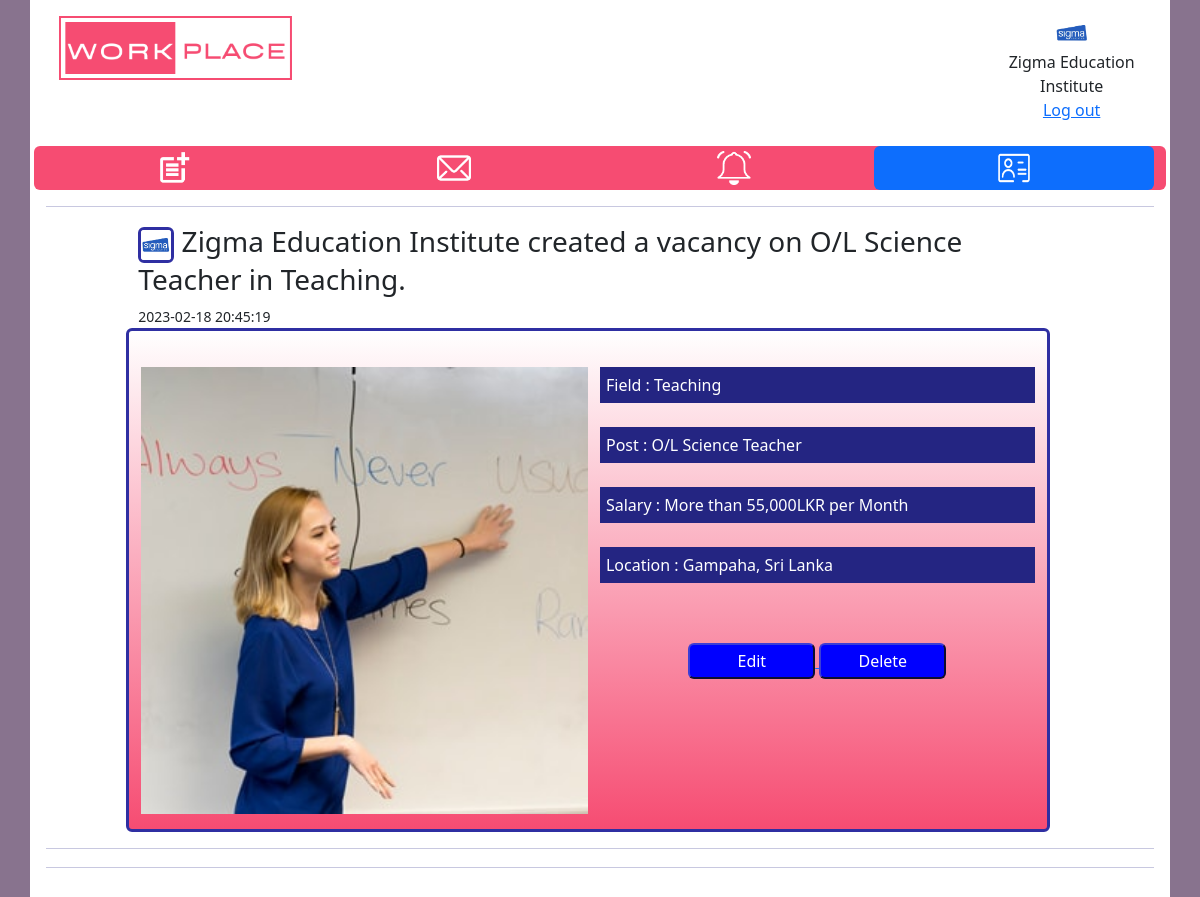
Page /mypost/bb7fc1cdca47490c82df971807912d04/ on the committed database.
### WorkplaceApp/models.py (models this page shows)
class companyDataTable(models.Model):
    comid = models.UUIDField(default=uuid.uuid4, primary_key=True, editable=False, unique=True)
    companyname = models.CharField(max_length=100)
    comregno = models.CharField(max_length=500)
    address = models.TextField(blank=True, null=True)
    email = models.CharField(max_length=200)
    tel = models.CharField(max_length=50)
    preffield = models.CharField(max_length=300)
    linkedin = models.CharField(blank=True, null=True, max_length=1000)
    createtimestamp = models.DateTimeField(auto_now_add=True)
    updatetimestamp = models.DateTimeField(auto_now_add=True)
    profilepic = models.ImageField(null=True, blank=True)
    username = models.CharField(unique=True, max_length=200)
    password = models.CharField(max_length=100)

class flyerdata(models.Model):
    flyerid = models.UUIDField(default=uuid.uuid4, primary_key=True, editable=False, unique=True)
    company = models.ForeignKey(companyDataTable, on_delete=models.CASCADE, null=True, blank=True)
    jobfield = models.CharField(max_length=100)
    jobpost = models.CharField(max_length=100)
    salary = models.CharField(max_length=50)
    location = models.CharField(max_length=1000)
    flyerimage = models.ImageField()
    createtimestamp = models.CharField(max_length=30)
    updatetimestamp = models.CharField(max_length=30)

### WorkplaceApp/views.py (the view)
# urls.py: path('mypost/<str:comid>/', views.mypost, name="mypost"),
def mypost(request, comid):
    comdb = companyDataTable.objects.get(comid=comid)
    flyers = flyerdata.objects.filter(company=comdb)
    return render(request, "company/mypost.html",{'comdb':comdb, 'flyers':flyers})

### template/company/mypost.html (shortened to what this page needs)
<!DOCTYPE html>
<html>
<head>
	{% load static %}
	<link href="https://cdn.jsdelivr.net/npm/bootstrap@5.2.3/dist/css/bootstrap.min.css" rel="stylesheet">
  	<link href="{% static 'css/style.css' %} " rel="stylesheet">
</head>
<body style="background-color: #88738E;">
		<div class="container p-3" style="background-color: #ffffff;">
			<div class="row header">
				<div class="col-3 col-sm-3">
				<img src="{% static 'images/WorkplaceIcon.png' %}" alt="Company Logo" style=" height: 64px; width: auto;" class="companyLogo">
				</div>
				<div class="col-7 col-sm-7">
				</div>
				<div class="col-2 col-sm-2">
				<img src="{{comdb.profilepic.url}}" alt="User Icon" style="width: 34px; height: 34px;" class="usericon rounded-pill "><br>{{comdb.companyname}}<br><a href="{% url 'logout' %}">Log out</a>
				</div>
			</div>
			<br>
			<div class="row sticky">
			  <ul class="nav nav-pills nav-justified navbarclr">
			    <li class="nav-item">
			      <a class="nav-link" href="{% url 'addpost' comdb.comid %}"> <img src="{% static 'images/icon/addpost.png' %}"  alt="Add Posts" style="width: 34px; height: 34px;" class="btnicon"> </a>
			    </li>
			    <li class="nav-item">
			      <a class="nav-link" href="{% url 'commsg' comdb.comid %}"><img src="{% static 'images/icon/msgwhite.png' %}" alt="Messages" style="width: 34px; height: 34px;" class="btnicon"></a>
			    </li>
			    <li class="nav-item">
			      <a class="nav-link" href="{% url 'ComNotifications' comdb.comid %}"><img src="{% static 'images/icon/notificationwhite.png' %}" alt="Notifications" style="width: 34px; height: 34px;" class="btnicon"></a>
			    </li>
			    <li class="nav-item">
			      <a class="nav-link active" href="{% url 'mypost' comdb.comid %}"><img src="{% static 'images/icon/mypost.png' %}" alt="My Posts" style="width: 34px; height: 34px;" class="btnicon"></a>
			    </li>
			  </ul>
			</div>
			<hr style="color:#242582; height:3px;">
			{% for i in flyers %}
			<div class="row" id="myposts">
				<div class="row">
					<div class="col-1 col-sm-1"></div>
					<div class="col-10 col-sm-10" align="center">
						<div class="feedposttitle" align="left">
							<h3><img src="{{i.company.profilepic.url}}" style="width: 36px; height: 36px;" class="feedtitleicon"> {{i.company.companyname}} created a vacancy on  {{i.jobpost}} in {{i.jobfield}}. </h3>
							<small>{{i.updatetimestamp}}</small>
						</div>
					</div>
					<div class="col-1 col-sm-1"></div>
				</div>
				<div class="row">
					<div class="col-1 col-sm-1"></div>
					<div class="col-10 col-sm-10 feedpostcontent" >
						<br>
						<div class="img" style="float: left; width: 50%">
							<img src="{{i.flyerimage.url}}" style="width: 100%; height: auto;">
						</div>
						<div class="details"  style="float: left; width: 50%">
							<div class="textdetails">
								Field : {{i.jobfield}}
							</div><br>
							<div class="textdetails">
								Post : {{i.jobpost}}
							</div><br>
							<div class="textdetails">
								Salary : {{i.salary}}
							</div><br>
							<div class="textdetails">
								Location : {{i.location}}
							</div><br><br>
							<div class="feedbtn" align="center">
								<a href="{% url 'editpost' comdb.comid i.flyerid %}"> <button class="commonbtn">Edit</button> </a>
								<a href="{% url 'deletepost' comdb.comid i.flyerid %}"> <button class="commonbtn">Delete</button> </a>
							</div>
						</div>
					</div>
					<div class="col-1 col-sm-1"></div>
				</div>
			</div>
			<hr style="color:#242582; height:3px;">
			{% endfor %}
			<hr style="color:#242582; height:3px;">
		</div>
</body>
</html>

### static/css/style.css (style rules this page uses)
.header { text-align: center; }
div.sticky { position: -webkit-sticky; position: sticky; top: 0; padding: 0px; }
.nav-item > a { padding: 5px; color: black }
.navbarclr { background-color: #f64c72; border-radius: 6px; }
.feedpostcontent { background: linear-gradient(to top, #f64c72, white); padding-bottom: 15px; border-radius: 6px; border: solid #2f2fa2; }
img.feedtitleicon { border-radius: 6px; border: solid #2f2fa2; }
.img { padding-top: 12px; }
.details { padding-left: 12px; padding-top: 12px; }
.textdetails { color: white; background-color: #242582; padding-top: 6px; padding-bottom: 6px; padding-left: 6px; padding-right: 6px; }
.feedbtn { padding-top: 12px; padding-bottom: 6px; padding-left: 6px; padding-right: 6px; }
.commonbtn { color: white; background-color: blue; height: auto; width: 30%; border-radius: 6px; border-color: #242582; padding-top: 4px; padding-bottom: 4px; }
:root { --primary-color:#242582; }

### rows in the picture
companyDataTable: profilepic (picture), companyname "Zigma Education Institute"
flyerdata: company.profilepic (picture), company.companyname "Zigma Education Institute", jobpost "O/L Science Teacher", jobfield "Teaching", updatetimestamp "2023-02-18 20:45:19", flyerimage (picture), salary "More than 55,000LKR per Month", location "Gampaha, Sri Lanka"
